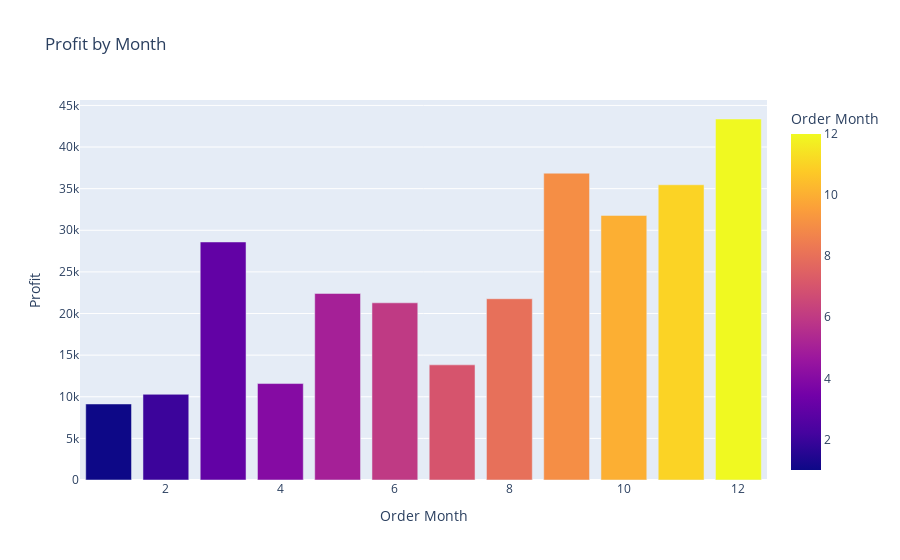

This figure's notebook cell:
### Code cell
fig = px.bar(profit_by_month, x ='Order Month',y='Profit',color='Order Month',title='Profit by Month')
fig.show()

### Figure 1 — Plotly figure (JSON) as saved in the notebook; plotly's stock layout.template omitted (floating-point values rounded to 4 significant figures)
{"data": [{"alignmentgroup": "True", "hovertemplate": "Order Month=%{marker.color}<br>Profit=%{y}<extra></extra>", "legendgroup": "", "marker": {"color": [1, 2, 3, 4, 5, 6, 7, 8, 9, 10, 11, 12], "coloraxis": "coloraxis", "pattern": {"shape": ""}}, "name": "", "offsetgroup": "", "orientation": "v", "showlegend": false, "textposition": "auto", "type": "bar", "x": [1, 2, 3, 4, 5, 6, 7, 8, 9, 10, 11, 12], "xaxis": "x", "y": [9134.0, 10290.0, 28590.0, 11590.0, 22410.0, 21290.0, 13830.0, 21780.0, 36860.0, 31780.0, 35470.0, 43370.0], "yaxis": "y"}], "layout": {"barmode": "relative", "coloraxis": {"colorbar": {"title": {"text": "Order Month"}}, "colorscale": [[0, "#0d0887"], [0.1111, "#46039f"], [0.2222, "#7201a8"], [0.3333, "#9c179e"], [0.4444, "#bd3786"], [0.5556, "#d8576b"], [0.6667, "#ed7953"], [0.7778, "#fb9f3a"], [0.8889, "#fdca26"], [1, "#f0f921"]]}, "legend": {"tracegroupgap": 0}, "title": {"text": "Profit by Month"}, "xaxis": {"anchor": "y", "domain": [0, 1], "title": {"text": "Order Month"}}, "yaxis": {"anchor": "x", "domain": [0, 1], "title": {"text": "Profit"}}}}
